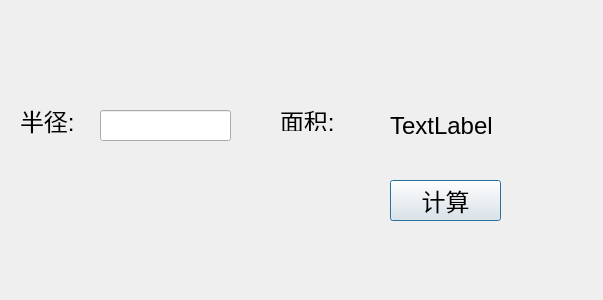
<?xml version="1.0" encoding="UTF-8"?>
<ui version="4.0">
 <class>Dialog</class>
 <widget class="QDialog" name="Dialog">
  <property name="geometry">
   <rect>
    <x>0</x>
    <y>0</y>
    <width>603</width>
    <height>300</height>
   </rect>
  </property>
  <property name="windowTitle">
   <string>Dialog</string>
  </property>
  <widget class="QLabel" name="radiusLabel">
   <property name="geometry">
    <rect>
     <x>20</x>
     <y>100</y>
     <width>81</width>
     <height>41</height>
    </rect>
   </property>
   <property name="font">
    <font>
     <pointsize>18</pointsize>
    </font>
   </property>
   <property name="text">
    <string>半径:</string>
   </property>
  </widget>
  <widget class="QLabel" name="areaLabel_1">
   <property name="geometry">
    <rect>
     <x>280</x>
     <y>110</y>
     <width>81</width>
     <height>21</height>
    </rect>
   </property>
   <property name="font">
    <font>
     <pointsize>18</pointsize>
    </font>
   </property>
   <property name="text">
    <string>面积:</string>
   </property>
  </widget>
  <widget class="QPushButton" name="countBtn">
   <property name="geometry">
    <rect>
     <x>390</x>
     <y>180</y>
     <width>111</width>
     <height>41</height>
    </rect>
   </property>
   <property name="font">
    <font>
     <pointsize>18</pointsize>
    </font>
   </property>
   <property name="text">
    <string>计算</string>
   </property>
  </widget>
  <widget class="QLabel" name="areaLabel_2">
   <property name="geometry">
    <rect>
     <x>390</x>
     <y>110</y>
     <width>111</width>
     <height>31</height>
    </rect>
   </property>
   <property name="font">
    <font>
     <pointsize>18</pointsize>
    </font>
   </property>
   <property name="text">
    <string>TextLabel</string>
   </property>
  </widget>
  <widget class="QLineEdit" name="radisLineEdit">
   <property name="geometry">
    <rect>
     <x>100</x>
     <y>110</y>
     <width>131</width>
     <height>31</height>
    </rect>
   </property>
   <property name="font">
    <font>
     <pointsize>18</pointsize>
    </font>
   </property>
  </widget>
 </widget>
 <layoutdefault spacing="6" margin="11"/>
 <resources/>
 <connections/>
</ui>
